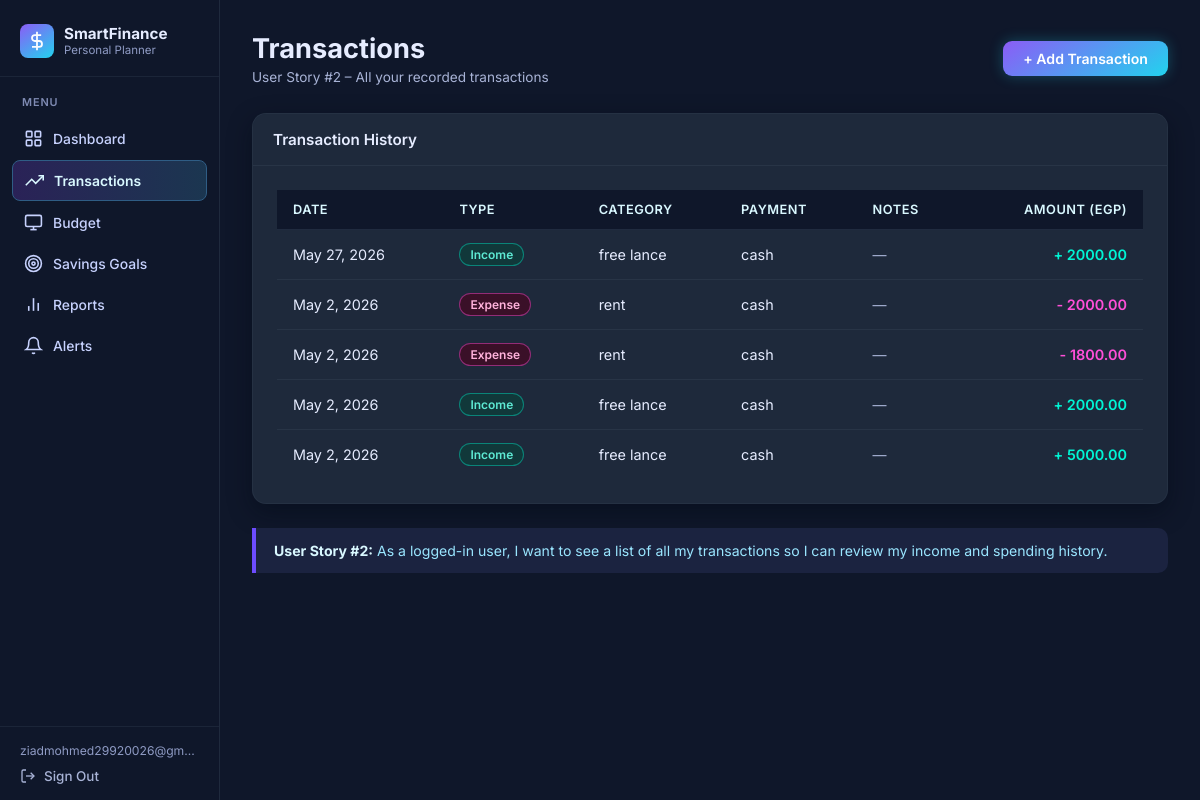
Page /transactions/ (signed in) on the committed database.
### budget/models.py (models this page shows, shortened)
class Transaction(models.Model):
    TYPE_CHOICES = [
        ('expense', 'Expense'),
        ('income',  'Income'),
    ]
    PAYMENT_CHOICES = [
        ('cash',   'Cash'),
        ('card',   'Card'),
        ('online', 'Online'),
    ]
    user             = models.ForeignKey(User, on_delete=models.CASCADE)
    transaction_type = models.CharField(max_length=10, choices=TYPE_CHOICES)
    amount           = models.DecimalField(max_digits=10, decimal_places=2)
    category         = models.CharField(max_length=100)
    date             = models.DateField()
    payment_method   = models.CharField(max_length=10, choices=PAYMENT_CHOICES, default='cash')
    notes            = models.TextField(blank=True)
    created_at       = models.DateTimeField(auto_now_add=True)
    class Meta:
        ordering = ['-date']

### budget/views.py (the view)
# urls.py: path('transactions/',     views.transaction_list_view, name='transaction_list'),
@login_required
def transaction_list_view(request):
    transactions = Transaction.objects.filter(user=request.user)
    return render(request, 'budget/transaction_list.html', {'transactions': transactions})

### budget/templates/budget/transaction_list.html (shortened to what this page needs)
{% extends 'budget/base.html' %}
{% block content %}
<div class="page-header">
    <div>
        <h2>Transactions</h2>
        <p>User Story #2 – All your recorded transactions</p>
    </div>
    <a href="{% url 'add_transaction' %}" class="btn btn-primary">+ Add Transaction</a>
</div>
<div class="card">
    <div class="card-header">Transaction History</div>
    <div class="card-body">
        {% if transactions %}
        <table class="data-table">
            <thead>
                <tr>
                    <th>Date</th>
                    <th>Type</th>
                    <th>Category</th>
                    <th>Payment</th>
                    <th>Notes</th>
                    <th style="text-align:right;">Amount (EGP)</th>
                </tr>
            </thead>
            <tbody>
                {% for t in transactions %}
                <tr>
                    <td>{{ t.date }}</td>
                    <td>
                        {% if t.transaction_type == 'expense' %}
                            <span class="badge badge-red">Expense</span>
                        {% else %}
                            <span class="badge badge-green">Income</span>
                        {% endif %}
                    </td>
                    <td>{{ t.category }}</td>
                    <td>{{ t.payment_method }}</td>
                    <td style="color:#a8b3d6; font-size:0.875rem;">{{ t.notes|default:"—" }}</td>
                    <td style="text-align:right; font-weight:600;">
                        {% if t.transaction_type == 'expense' %}
                            <span style="color:#ff4fd8;">- {{ t.amount|floatformat:2 }}</span>
                        {% else %}
                            <span style="color:#00f5d4;">+ {{ t.amount|floatformat:2 }}</span>
                        {% endif %}
                    </td>
                </tr>
                {% endfor %}
            </tbody>
        </table>
        {% endif %}
    </div>
</div>
<div class="info-box">
    <strong>User Story #2:</strong> As a logged-in user, I want to see a list of all
    my transactions so I can review my income and spending history.
</div>
{% endblock %}

### budget/templates/budget/base.html (shortened to what this page needs)
<!DOCTYPE html>
<html lang="en">
<head>
</head>
<body>
{% if user.is_authenticated %}
<aside class="sidebar">
    <div class="sidebar-brand">
        <div class="brand-icon">
            <svg viewBox="0 0 24 24" fill="none" stroke="currentColor" stroke-width="2">
                <line x1="12" y1="1" x2="12" y2="23"/><path d="M17 5H9.5a3.5 3.5 0 0 0 0 7h5a3.5 3.5 0 0 1 0 7H6"/>
            </svg>
        </div>
        <div class="brand-text">
            <div class="brand-name">SmartFinance</div>
            <div class="brand-sub">Personal Planner</div>
        </div>
    </div>
    <nav class="sidebar-nav">
        <div class="nav-section-label">Menu</div>
        <a href="{% url 'dashboard' %}"
           class="nav-item {% if request.resolver_match.url_name == 'dashboard' %}active{% endif %}">
            <svg class="nav-icon" viewBox="0 0 24 24" fill="none" stroke="currentColor" stroke-width="2">
                <rect x="3" y="3" width="7" height="7" rx="1"/><rect x="14" y="3" width="7" height="7" rx="1"/>
                <rect x="14" y="14" width="7" height="7" rx="1"/><rect x="3" y="14" width="7" height="7" rx="1"/>
            </svg>
            Dashboard
        </a>
        <a href="{% url 'transaction_list' %}"
           class="nav-item {% if request.resolver_match.url_name == 'transaction_list' or request.resolver_match.url_name == 'add_transaction' %}active{% endif %}">
            <svg class="nav-icon" viewBox="0 0 24 24" fill="none" stroke="currentColor" stroke-width="2">
                <polyline points="23 6 13.5 15.5 8.5 10.5 1 18"/><polyline points="17 6 23 6 23 12"/>
            </svg>
            Transactions
        </a>
        <a href="{% url 'budget_list' %}"
           class="nav-item {% if request.resolver_match.url_name == 'budget_list' or request.resolver_match.url_name == 'create_budget' %}active{% endif %}">
            <svg class="nav-icon" viewBox="0 0 24 24" fill="none" stroke="currentColor" stroke-width="2">
                <rect x="2" y="3" width="20" height="14" rx="2"/><line x1="8" y1="21" x2="16" y2="21"/>
                <line x1="12" y1="17" x2="12" y2="21"/>
            </svg>
            Budget
        </a>
        <a href="{% url 'goals' %}"
           class="nav-item {% if request.resolver_match.url_name == 'goals' or request.resolver_match.url_name == 'contribute' %}active{% endif %}">
            <svg class="nav-icon" viewBox="0 0 24 24" fill="none" stroke="currentColor" stroke-width="2">
                <circle cx="12" cy="12" r="10"/><circle cx="12" cy="12" r="6"/><circle cx="12" cy="12" r="2"/>
            </svg>
            Savings Goals
        </a>
        <a href="{% url 'reports' %}"
           class="nav-item {% if request.resolver_match.url_name == 'reports' %}active{% endif %}">
            <svg class="nav-icon" viewBox="0 0 24 24" fill="none" stroke="currentColor" stroke-width="2">
                <line x1="18" y1="20" x2="18" y2="10"/><line x1="12" y1="20" x2="12" y2="4"/>
                <line x1="6" y1="20" x2="6" y2="14"/>
            </svg>
            Reports
        </a>
        <a href="{% url 'alerts' %}"
           class="nav-item {% if request.resolver_match.url_name == 'alerts' %}active{% endif %}">
            <svg class="nav-icon" viewBox="0 0 24 24" fill="none" stroke="currentColor" stroke-width="2">
                <path d="M18 8A6 6 0 0 0 6 8c0 7-3 9-3 9h18s-3-2-3-9"/>
                <path d="M13.73 21a2 2 0 0 1-3.46 0"/>
            </svg>
            Alerts
        </a>
    </nav>
    <div class="sidebar-footer">
        <div class="sidebar-user-name">{{ user.email|default:user.username }}</div>
        <a href="{% url 'logout' %}" class="sidebar-signout">
            <svg width="16" height="16" viewBox="0 0 24 24" fill="none" stroke="currentColor" stroke-width="2">
                <path d="M9 21H5a2 2 0 0 1-2-2V5a2 2 0 0 1 2-2h4"/>
                <polyline points="16 17 21 12 16 7"/><line x1="21" y1="12" x2="9" y2="12"/>
            </svg>
            Sign Out
        </a>
    </div>
</aside>
<div class="main-wrapper">
{% endif %}
<main>
    {% block content %}{% endblock %}
</main>
{% if user.is_authenticated %}
</div>
{% else %}
</div>
{% endif %}
</body>
</html>

### rows in the picture
Transaction: date "May 27, 2026", transaction_type "Income", category "free lance", payment_method "cash", notes "—", amount "2000.00"
Transaction: date "May 2, 2026", transaction_type "Expense", category "rent", payment_method "cash", notes "—", amount "2000.00"
Transaction: date "May 2, 2026", transaction_type "Expense", category "rent", payment_method "cash", notes "—", amount "1800.00"
Transaction: date "May 2, 2026", transaction_type "Income", category "free lance", payment_method "cash", notes "—", amount "2000.00"
Transaction: date "May 2, 2026", transaction_type "Income", category "free lance", payment_method "cash", notes "—", amount "5000.00"

### other values in the picture
{{ user.email|default:user.username }} "ziadmohmed29920026@gm…"
